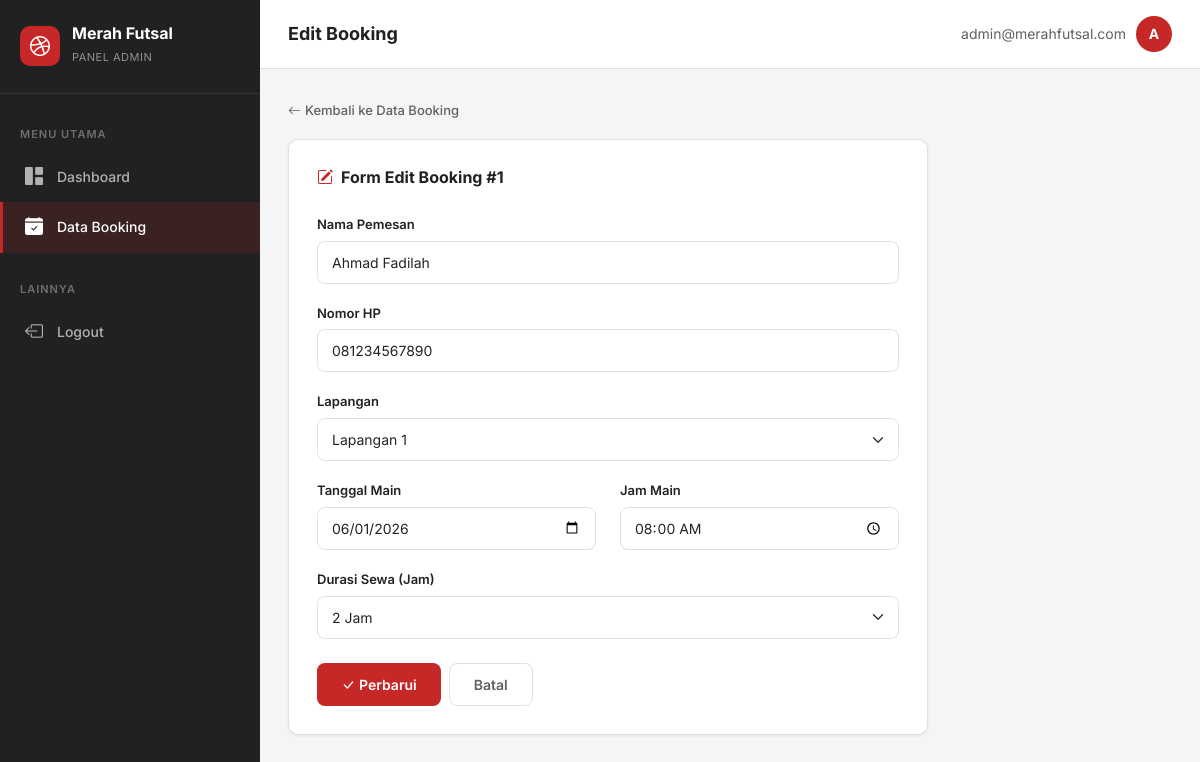
The app's page /edit_booking.php?id=1 (signed in) with its own data.
### tables this page shows
CREATE TABLE IF NOT EXISTS booking (
    id_booking INT AUTO_INCREMENT PRIMARY KEY,
    nama_pemesan VARCHAR(100) NOT NULL,
    no_hp VARCHAR(20) NOT NULL,
    lapangan VARCHAR(50) NOT NULL,
    tanggal_main DATE NOT NULL,
    jam_main TIME NOT NULL,
    durasi INT NOT NULL COMMENT 'Durasi dalam jam'
);

### edit_booking.php (the view, shortened to what this page needs)
<?php
include 'config/database.php';
$id = (int) $_GET['id'];
$query  = "SELECT * FROM booking WHERE id_booking = $id";
$result = mysqli_query($conn, $query);
$data = mysqli_fetch_assoc($result);
include 'includes/header.php';
?>
<div class="app-wrapper">
    <?php include 'includes/sidebar.php'; ?>
    <div class="main-content">
        <div class="topbar">
            <div class="d-flex align-items-center gap-3">
                <span class="page-title">Edit Booking</span>
            </div>
            <div class="admin-info">
                <span class="d-none d-sm-inline"><?= $_SESSION['admin_email'] ?></span>
                <div class="admin-avatar">A</div>
            </div>
        </div>
        <div class="content-area">
            <div class="mb-3">
                <a href="booking.php" style="font-size: 13px; color: var(--abu-medium); font-weight: 500;">
                    <i class="bi bi-arrow-left me-1"></i>Kembali ke Data Booking
                </a>
            </div>
            <div class="form-card">
                <h5 style="font-size: 16px; font-weight: 700; margin-bottom: 24px; color: var(--abu-gelap);">
                    <i class="bi bi-pencil-square me-2" style="color: var(--merah-primary);"></i>Form Edit Booking #<?= $id ?>
                </h5>
                <form method="POST" action="">
                    <div class="mb-3">
                        <label for="nama_pemesan" class="form-label">Nama Pemesan</label>
                        <input type="text" class="form-control" id="nama_pemesan" name="nama_pemesan"
                               value="<?= htmlspecialchars($data['nama_pemesan']) ?>" required>
                    </div>
                    <div class="mb-3">
                        <label for="no_hp" class="form-label">Nomor HP</label>
                        <input type="text" class="form-control" id="no_hp" name="no_hp"
                               value="<?= htmlspecialchars($data['no_hp']) ?>" required>
                    </div>
                    <div class="mb-3">
                        <label for="lapangan" class="form-label">Lapangan</label>
                        <select class="form-select" id="lapangan" name="lapangan" required>
                            <option value="Lapangan 1" <?= $data['lapangan'] == 'Lapangan 1' ? 'selected' : '' ?>>Lapangan 1</option>
                        </select>
                    </div>
                    <div class="row">
                        <div class="col-md-6 mb-3">
                            <label for="tanggal_main" class="form-label">Tanggal Main</label>
                            <input type="date" class="form-control" id="tanggal_main" name="tanggal_main"
                                   value="<?= $data['tanggal_main'] ?>" min="<?= date('Y-m-d') ?>" required>
                        </div>
                        <div class="col-md-6 mb-3">
                            <label for="jam_main" class="form-label">Jam Main</label>
                            <input type="time" class="form-control" id="jam_main" name="jam_main"
                                   value="<?= date('H:i', strtotime($data['jam_main'])) ?>" required>
                        </div>
                    </div>
                    <div class="mb-4">
                        <label for="durasi" class="form-label">Durasi Sewa (Jam)</label>
                        <select class="form-select" id="durasi" name="durasi" required>
                            <?php for ($i = 1; $i <= 5; $i++): ?>
                                <option value="<?= $i ?>" <?= $data['durasi'] == $i ? 'selected' : '' ?>>
                                    <?= $i ?> Jam
                                </option>
                            <?php endfor; ?>
                        </select>
                    </div>
                    <div class="d-flex gap-2">
                        <button type="submit" class="btn btn-merah">
                            <i class="bi bi-check-lg me-1"></i>Perbarui
                        </button>
                        <a href="booking.php" class="btn btn-outline-merah">Batal</a>
                    </div>
                </form>
            </div>
        </div>
    </div>
</div>
<?php include 'includes/footer.php'; ?>

### assets/css/style.css (style rules this page uses)
:root { --merah-primary: #C62828; --merah-dark: #8E0000; --merah-light: #FF5F52; --merah-50: #FFEBEE; --merah-100: #FFCDD2; --abu-gelap: #212121; --abu-medium: #616161; --abu-terang: #F5F5F5; --abu-border: #E0E0E0; --putih: #FFFFFF; --hitam: #000000; --sidebar-width: 260px; --shadow-sm: 0 1px 3px rgba(0,0,0,0.08); --shadow-md: 0 4px 12px rgba(0,0,0,0.1); --shadow-lg: 0 8px 24px rgba(0,0,0,0.12); --radius: 10px; --transition: all 0.2s ease; }
* { margin: 0; padding: 0; box-sizing: border-box; }
body { font-family: 'Inter', sans-serif; background-color: var(--abu-terang); color: var(--abu-gelap); line-height: 1.6; }
a { text-decoration: none; color: inherit; }
.btn-merah { background-color: var(--merah-primary); border: none; color: var(--putih); font-weight: 600; font-size: 14px; padding: 11px 24px; border-radius: 8px; transition: var(--transition); cursor: pointer; }
.app-wrapper { display: flex; min-height: 100vh; }
.main-content { flex: 1; margin-left: var(--sidebar-width); padding: 0; transition: margin-left 0.3s ease; }
.topbar { background: var(--putih); padding: 16px 28px; display: flex; align-items: center; justify-content: space-between; border-bottom: 1px solid var(--abu-border); position: sticky; top: 0; z-index: 100; }
.topbar .page-title { font-size: 18px; font-weight: 700; color: var(--abu-gelap); }
.topbar .admin-info { display: flex; align-items: center; gap: 10px; font-size: 14px; color: var(--abu-medium); }
.topbar .admin-info .admin-avatar { width: 36px; height: 36px; background-color: var(--merah-primary); border-radius: 50%; display: flex; align-items: center; justify-content: center; color: var(--putih); font-weight: 700; font-size: 14px; }
.content-area { padding: 28px; }
.form-card { background: var(--putih); border-radius: var(--radius); box-shadow: var(--shadow-sm); border: 1px solid var(--abu-border); padding: 28px; max-width: 640px; }
.form-card .form-label { font-size: 13px; font-weight: 600; color: var(--abu-gelap); margin-bottom: 6px; }
.form-card .form-control, .form-card .form-select { border: 1.5px solid var(--abu-border); border-radius: 8px; padding: 10px 14px; font-size: 14px; font-family: 'Inter', sans-serif; transition: var(--transition); }
.btn-outline-merah { border: 1.5px solid var(--abu-border); color: var(--abu-medium); background: transparent; font-weight: 600; font-size: 14px; padding: 10px 24px; border-radius: 8px; transition: var(--transition); }

### records on screen
booking: nama_pemesan "Ahmad Fadilah", no_hp "081234567890", lapangan "Lapangan 1", tanggal_main "06/01/2026", jam_main "08:00", durasi "2 Jam"

### other values on screen
$_SESSION['admin_email'] "admin@merahfutsal.com"
$id "1"
